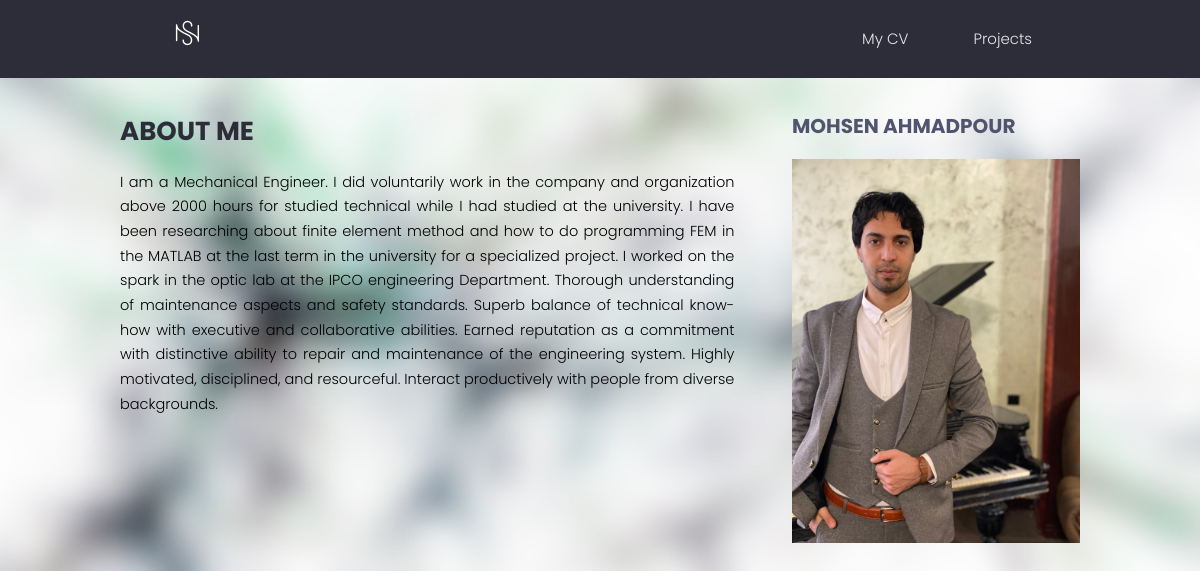
The page / on the database its author committed.
### users/models.py (models this page shows, shortened)
class Profile(models.Model):
    user = models.OneToOneField(
        User, on_delete=models.CASCADE, null=True, blank=True)
    name = models.CharField(max_length=200, blank=True, null=True)
    surname = models.CharField(max_length=200, blank=True, null=True)
    email = models.EmailField(max_length=500, blank=True, null=True)
    username = models.CharField(max_length=200, blank=True, null=True)
    location = models.CharField(max_length=200, blank=True, null=True)
    short_intro = models.CharField(max_length=200, blank=True, null=True)
    bio = models.TextField(blank=True, null=True)
    profile_image = models.ImageField(
        null=True, blank=True, upload_to='profiles/', default="profiles/user-default.png")
    social_github = models.CharField(max_length=200, blank=True, null=True)
    social_linkedin = models.CharField(max_length=200, blank=True, null=True)
    social_youtube = models.CharField(max_length=200, blank=True, null=True)
    created = models.DateTimeField(auto_now_add=True)
    id = models.UUIDField(default=uuid.uuid4, unique=True,
                          primary_key=True, editable=False)
    class Meta:
        ordering = ['created']

### users/views.py (the view)
# urls.py: path('', views.profiles, name="profiles"),
def profiles(request):
    profiles = Profile.objects.all()
    context = {'profiles': profiles}
    return render(request, 'users/profiles.html', context)

### users/templates/users/profiles.html (shortened to what this page needs)
{% extends 'main.html' %}
{% load static %}
{% block content %}
<main class="profile my-md">
    <div class="container">
        <div class="layout">
            {% for profiles in profiles %}
            <div class="column column--2of3">
                <div class="devInfo">
                    <h3 class="devInfo__title">About Me</h3>
                    <p class="devInfo__about">{{profiles.bio}}</p>
                </div>
            </div>
            <div class="column column--1of3">
                <div class="">
                    <div class="devInfo">
                        <h3 class="devInfo__subtitle">{{profiles.name}} {{profiles.surname}}</h2>
                        <img class="" src="{% static 'images/profiles/mypic.JPG' %}" />
                    </div>
                </div>
            </div>
            {% endfor %}
        </div>
    </div>
</main>
{% endblock content %}

### templates/navbar.html (shortened to what this page needs)
{% load static %}
<header class="header">
    <div class="container container--narrow">
        <a href="{% url 'profiles' %}" class="header__logo">
            <img src="{% static 'images/background/mylogo.svg' %} " alt="mohsen ahmadpour Logo" />
        </a>
        <nav class="header__nav">
            <ul class="header__menu">
                {% for profile in profiles %}
                <li class="header__menuItem"><a href="{% url 'user-profile' profile.id %}">My CV</a></li>
                {% endfor %}
                <li class="header__menuItem"><a href="{% url 'projects' %}">Projects</a></li>
            </ul>
        </nav>
    </div>
</header>

### static/styles/app.css (style rules this page uses)
:root { --color-sub: #2d2d39; }
img { width: 100%; }
.header { position: sticky; z-index: 111; background-color: var(--color-sub); padding: 1.5rem 0; }
.header > .container { display: flex; justify-content: space-between; align-items: center; }
.header__logo > img { height: 3.8rem; }
.header__nav > ul { display: inline-flex; align-items: center; list-style: none; gap: 6.5rem; }
.header__menuItem > a { color: var(--color-light); font-weight: 300; }
.devInfo { margin-bottom: 3rem; }
.devInfo__title, .devInfo__subtitle { font-size: 2.6rem; color: var(--color-sub); text-transform: uppercase; font-weight: 700; margin-bottom: 1.5rem; }
.devInfo__subtitle { font-size: 2rem; color: var(--color-sub-light); }
.devInfo__about, .devSkill__info { font-size: 1.45rem; line-height: 1.7; text-align: justify; }

### static/styles/style.css (style rules this page uses)
@media only screen and (max-device-width: 1600px) { .bgimg { background-attachment: scroll;min-height: 400px; } }
body, html { height: 100%;color: #777;line-height: 1.8; }
.bgimg { background-attachment: fixed; background-position: center; background-repeat: no-repeat;background-size: cover; }
.bgimg-1 { background-image: url('/static/images/background/blurspickingneuralnetwork.jpeg');min-height: 100%; }

### static/uikit/styles/modules/_variables.css (style rules this page uses)
:root { --color-main: #5aa5b9; --color-main-light: #e6faff; --color-sub: #3f4156; --color-sub-light: #51546e; --color-sub-lighter: #ededfd; --color-text: #000; --color-gray: #8b8b8b; --color-light: #e5e7eb; --color-light-gray: #767676; --color-bg: #f8fafd; --color-white: #fffefd; --color-white-light: #f3f3f3; --color-success: #359e64; --color-success-bg: #def8e8; --color-error: #fc4b0b; --color-error-bg: #fff2ee; --font-base: 'Poppins', arial, helvetica, 'Segoe UI', roboto, ubuntu, sans-serif; --font-monospace: 'Fira Code', 'Courier New', courier, monospace; --font-regular: 300; --font-medium: 500; --font-bold: 700; --generic-shadow: 1px 1px 5px #00000010; --generic-transition: all 0.3s ease-in-out; }

### static/uikit/styles/modules/_base.css (style rules this page uses)
* { margin: 0; padding: 0; box-sizing: border-box; text-rendering: optimizeLegibility; color: inherit; font-size: inherit; }
html { font-size: 50%; }
@media only screen and (min-width: 480px) { html { font-size: 56.25%; } }
@media only screen and (min-width: 1200px) { html { font-size: 62.5%; } }
body { line-height: 1.6; font-weight: 400; font-size: 1.5rem; color: var(--color-text); background-color: var(--color-bg); min-height: 100vh; }

### static/uikit/styles/modules/_typography.css (style rules this page uses)
* { font-family: var(--font-base); }
h3 { font-size: 3.2rem; font-weight: var(--font-medium); }
p, span, strong { font-size: 1.6rem; color: var(--color-text); font-weight: var(--font-regular); }
a { padding-bottom: 2px; text-decoration: none; display: inline-block; color: var(--color-main); font-weight: var(--font-medium); }

### static/uikit/styles/modules/_utilities.css (style rules this page uses)
.container { width: 92%; max-width: 165rem; margin: 0 auto; box-sizing: border-box; }
.container--narrow { width: 92%; max-width: 120rem; }
@media screen and (min-width: 1000px) { .container { width: 90%; } }
@media screen and (min-width: 1000px) { .container--narrow { width: 85%; } }
@media screen and (min-width: 1200px) { .container { width: 80%; } }
@media screen and (min-width: 1200px) { .container--narrow { width: 72%; } }
.my-md { margin: 3rem auto; }

### static/uikit/styles/modules/_layout.css (style rules this page uses)
.layout { display: flex; flex-flow: row wrap; justify-content: space-between; }
.layout > .column { margin-bottom: 3rem; }
.layout > .column.column--1of3 { flex-basis: 30%; }
.layout > .column.column--2of3 { flex-basis: 64%; }

### rows shown on the page
Profile: bio "I am a Mechanical Engineer. I did voluntarily work in the company and organization above 2000 hours for studied technical while I had studied at the university. I have been researching about finite element method and how to do programming FEM in the MATLAB at the last term in the university for a specialized project. I worked on the spark in the optic lab at the IPCO engineering Department. Thorough understanding of maintenance aspects and safety standards. Superb balance of technical know-how with executive and collaborative abilities. Earned reputation as a commitment with distinctive ability to repair and maintenance of the engineering system. Highly motivated, disciplined, and…", name "MOHSEN", surname "AHMADPOUR"
